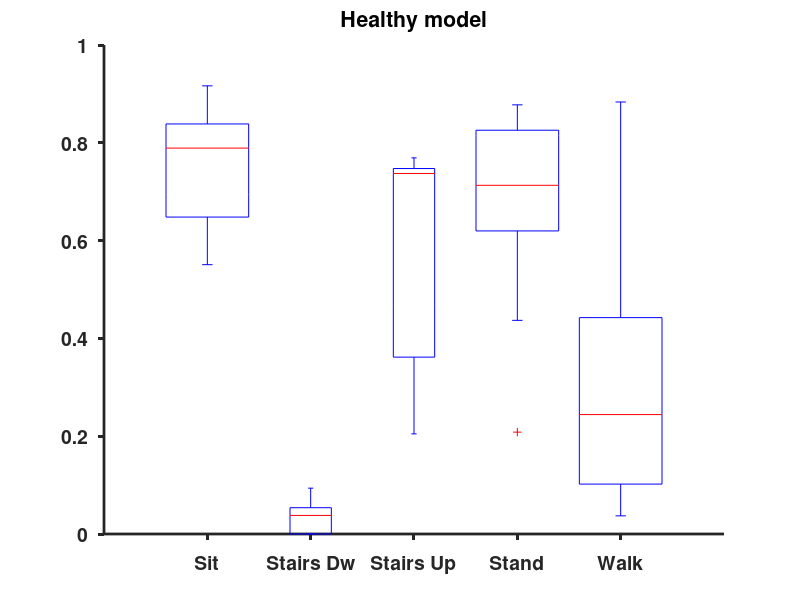

Recreate this plot in MATLAB. (Note: this script raises an error after producing the figure.)
%plot distribution of error per class for each model
%could be modified by including the errors in each session
%% Healthy 
load('results_healthy.mat')
activities = {'Sit','Stairs Dw','Stairs Up','Stand','Walk'};

acc_model = nan(length(results_healthy),5);
for p = 1:length(results_healthy)
    acc_c = results_healthy(p).acc_c';
    if results_healthy(p).n_act == 5
        acc_model(p,:) = acc_c;
    else
        acc_model(p,[1 4 5]) = acc_c;
    end
end
    
acc_model    
figure, hold on, title('Healthy model','FontSize',14)
boxplot(acc_model)
set(gca,'Box','off','XTickLabel',{'Sit','Stairs Dw','Stairs Up','Stand','Walk'},'TickDir','out','LineWidth',2,'FontSize',14,'FontWeight','bold');
%Change box border to black
b = get(get(gca,'children'),'children');   % Get the handles of all the objects
t = get(b,'tag');   % List the names of all the objects 
box1 = b(11:15);   %the boxes
set(box1, 'Color', 'k');   % Set the color of the first box
%Change box fill
h = findobj(gca,'Tag','Box');
for i = 1:length(h)
    patch(get(h(i),'XData'),get(h(i),'YData'),[1 0 0],'FaceAlpha',0.2);
end

%plot confusion matrix (sum across all subjects)
cmat = zeros(5,5);
for s = 1:length(results_healthy)
    cmat = results_healthy(s).cmat + cmat;
end
correctones = sum(cmat,2);
correctones = repmat(correctones,[1 length(activities)]);
cmat = cmat./correctones

figure, 
imagesc(cmat); 
colorbar
colormap(gray)
[cmin,cmax] = caxis;
caxis([0,1]) %set colormap to 0 1
ax = gca;
ax.XTick = 1:size(activities,2);
ax.YTick = 1:size(activities,2);
set(gca,'XTickLabel',activities)%'FontSize',14)
set(gca,'YTickLabel',activities)%'FontSize',14)
ax.XTickLabelRotation = 45;
axis square
title('Healthy model','FontSize',14)

%plot average confusion matrix (mean across normalized cmat)
% cmat_all = zeros(5,5);
% for s = 1:length(results_healthy)
%     cmat = results_healthy(s).cmat;
%     correctones = sum(cmat,2);
%     correctones = repmat(correctones,[1 length(activities)]);
%     results_healthy(s).cmat = results_healthy(s).cmat./correctones;
%     cmat_all(:,:,s) = results_healthy(s).cmat;
% end
% 
% cmat = nanmean(cmat_all,3);
% figure
% imagesc(cmat); 
% colorbar
% colormap(gray)
% [cmin,cmax] = caxis;
% caxis([0,1]) %set colormap to 0 1
% ax = gca;
% ax.XTick = 1:size(activities,2);
% ax.YTick = 1:size(activities,2);
% set(gca,'XTickLabel',activities)
% set(gca,'YTickLabel',activities)
% ax.XTickLabelRotation = 45;
% axis square


%create table with precision and recall for each class and subject
precision = []; recall = [];
for s = 1:length(results_healthy)
    precision(s,:) = results_healthy(s).precision
    recall(s,:) = results_healthy(s).recall
end 
% %boxplot
% n = length(results_healthy);
% T = zeros(n,10);
% T(:,1:2:n) = precision;
% T(:,2:2:n) = recall;
% figure
% boxplot(T)

%export table with mean precision and recall
Precision_mean(1,:) = nanmean(precision)
Recall_mean(1,:) = nanmean(recall)

%% Global Patients
load('results_patients.mat')
acc_model = nan(length(results_patients),5);
for p = 1:length(results_patients)
    acc_c = results_patients(p).acc_c';
    if results_patients(p).n_act == 5
        acc_model(p,:) = acc_c;
    else
        acc_model(p,[1 4 5]) = acc_c;
    end
end
    
acc_model    
figure, hold on, title('Impairment Specific model','FontSize',14)
boxplot(acc_model)
set(gca,'Box','off','XTickLabel',{'Sit','Stairs Dw','Stairs Up','Stand','Walk'},'TickDir','out','LineWidth',2,'FontSize',14,'FontWeight','bold');
%Change box border to black
b = get(get(gca,'children'),'children');   % Get the handles of all the objects
t = get(b,'tag');   % List the names of all the objects 
box1 = b(11:15);   %the boxes
set(box1, 'Color', 'k');   % Set the color of the first box
%Change box fill
h = findobj(gca,'Tag','Box');
for i = 1:length(h)
    patch(get(h(i),'XData'),get(h(i),'YData'),[0.8 0.81 0.17],'FaceAlpha',0.2);
end

%plot confusion matrix (sum across all subjects)
cmat = zeros(5,5);
for s = 1:length(results_patients)
    cmat = results_patients(s).cmat + cmat;
end
correctones = sum(cmat,2);
correctones = repmat(correctones,[1 length(activities)]);
cmat = cmat./correctones

figure, 
imagesc(cmat); 
colorbar
colormap(gray)
[cmin,cmax] = caxis;
caxis([0,1]) %set colormap to 0 1
ax = gca;
ax.XTick = 1:size(activities,2);
ax.YTick = 1:size(activities,2);
set(gca,'XTickLabel',activities)%'FontSize',14)
set(gca,'YTickLabel',activities)%'FontSize',14)
ax.XTickLabelRotation = 45;
axis square
title('Impairment Specific model','FontSize',14)

%create table with precision and recall for each class and subject
for s = 1:length(results_patients)
    precision(s,:) = results_patients(s).precision;
    recall(s,:) = results_patients(s).recall;
end 

%export table with mean precision and recall
Precision_mean(2,:) = nanmean(precision);
Recall_mean(2,:) = nanmean(recall);

%% Patient specific
load('results_personalSCO.mat')
acc_model = nan(length(results_personalSCO),5);
for p = 1:length(results_personalSCO)
    acc_c = results_personalSCO(p).acc_c';
    if results_personalSCO(p).n_act == 5
        acc_model(p,:) = acc_c;
    else
        acc_model(p,[1 4 5]) = acc_c;
    end
end
    
acc_model    
figure, hold on, title('Patient Specific model','FontSize',14)
boxplot(acc_model)
set(gca,'Box','off','XTickLabel',{'Sit','Stairs Dw','Stairs Up','Stand','Walk'},'TickDir','out','LineWidth',2,'FontSize',14,'FontWeight','bold');
%Change box border to black
b = get(get(gca,'children'),'children');   % Get the handles of all the objects
t = get(b,'tag');   % List the names of all the objects 
box1 = b(11:15);   %the boxes
set(box1, 'Color', 'k');   % Set the color of the first box
%Change box fill
h = findobj(gca,'Tag','Box');
for i = 1:length(h)
    patch(get(h(i),'XData'),get(h(i),'YData'),[0 0 1],'FaceAlpha',0.35);
end

%plot confusion matrix (sum across all subjects)
cmat = zeros(5,5);
for s = 1:length(results_personalSCO)
    cmat = results_personalSCO(s).cmat + cmat;
end
correctones = sum(cmat,2);
correctones = repmat(correctones,[1 length(activities)]);
cmat = cmat./correctones

figure, 
imagesc(cmat); 
colorbar
colormap(gray)
[cmin,cmax] = caxis;
caxis([0,1]) %set colormap to 0 1
ax = gca;
ax.XTick = 1:size(activities,2);
ax.YTick = 1:size(activities,2);
set(gca,'XTickLabel',activities)%'FontSize',14)
set(gca,'YTickLabel',activities)%'FontSize',14)
ax.XTickLabelRotation = 45;
axis square
title('Patient Specific model','FontSize',14)

%create table with precision and recall for each class and subject
for s = 1:length(results_personalSCO)
    precision(s,:) = results_personalSCO(s).precision;
    recall(s,:) = results_personalSCO(s).recall;
end 

%export table with mean precision and recall
Precision_mean(3,:) = nanmean(precision);
Recall_mean(3,:) = nanmean(recall);


%% Device specific
load('results_personalCBR.mat')
acc_model = nan(length(results_personalCBR),5);
for p = 1:length(results_personalCBR)
    acc_c = results_personalCBR(p).acc_c';
    if results_personalCBR(p).n_act == 5
        acc_model(p,:) = acc_c;
    else
        acc_model(p,[1 4 5]) = acc_c;
    end
end
    
acc_model    
figure, hold on, title('Device Specific model','FontSize',14)
boxplot(acc_model)
set(gca,'Box','off','XTickLabel',{'Sit','Stairs Dw','Stairs Up','Stand','Walk'},'TickDir','out','LineWidth',2,'FontSize',14,'FontWeight','bold');
%Change box border to black
b = get(get(gca,'children'),'children');   % Get the handles of all the objects
t = get(b,'tag');   % List the names of all the objects 
box1 = b(11:15);   %the boxes
set(box1, 'Color', 'k');   % Set the color of the first box
%Change box fill
h = findobj(gca,'Tag','Box');
for i = 1:length(h)
    patch(get(h(i),'XData'),get(h(i),'YData'),[0 1 0],'FaceAlpha',0.2);
end

%plot confusion matrix (sum across all subjects)
cmat = zeros(5,5);
for s = 1:length(results_personalCBR)
    cmat = results_personalCBR(s).cmat + cmat;
end
correctones = sum(cmat,2);
correctones = repmat(correctones,[1 length(activities)]);
cmat = cmat./correctones

figure, 
imagesc(cmat); 
colorbar
colormap(gray)
[cmin,cmax] = caxis;
caxis([0,1]) %set colormap to 0 1
ax = gca;
ax.XTick = 1:size(activities,2);
ax.YTick = 1:size(activities,2);
set(gca,'XTickLabel',activities)%'FontSize',14)
set(gca,'YTickLabel',activities)%'FontSize',14)
ax.XTickLabelRotation = 45;
axis square
title('Patient and Device Specific model','FontSize',14)

%create table with precision and recall for each class and subject
for s = 1:length(results_personalCBR)
    precision(s,:) = results_personalCBR(s).precision;
    recall(s,:) = results_personalCBR(s).recall;
end 

%export table with mean precision and recall
Precision_mean(4,:) = nanmean(precision)
Recall_mean(4,:) = nanmean(recall)

    
    